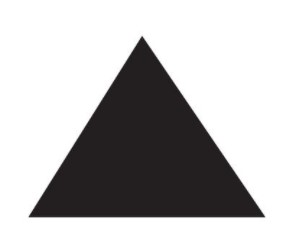
#> input picture Clase 7 - Extraccion de caracteristivas-Otras tecnicas/images/triangle.jpg, 292 x 251 px
$ jupyter execute --allow-errors clase7-estudiantes.ipynb   (older library calls are emulated)
#> lines starting #> are read from the running program, lines starting #| are printed output that depends on the picture; after the words box and inside, x2 and y2 are one past the last pixel; in counts of white or black regions, pixels touching at a corner belong together; long printed decimals are rounded
# Visión artificial aplicada a la industria
### Intecol SAS
## Clase 7: Momentos de Hu - Transformada de Fourier

[cell 1]
import matplotlib.pyplot as plt
def plot(imagen,color='white',title=None,cmapa='gray',pic = False,subplot  = (1,1,1),vmin = 0, vmax = 255):
    if pic == True:
        plt.figure(figsize=(15,8))
    plt.subplot(subplot[0],subplot[1],subplot[2])
    plt.axis('off')
    plt.imshow(imagen,cmap = cmapa,vmin = vmin, vmax = vmax)
    plt.title(title,color = color)

[cell 2]
import cv2
import numpy as np
from skimage import data
from math import sqrt,exp
import pandas as pd

## Breve repaso : Momentos

## Momentos de una imagen

Recordemos,La clase pasada se aprendio detectar los momentos de un objeto.
El momento es una distribucion de materia relativo a un punto o a un eje:
Definicion de momento crudo:

$
    M_{ij} = \sum\limits_x\sum\limits_y x^iy^j I(x,y),
$
donde $x,y$ son las filas y columnas e $I(x,y)$ es la intensidad del pixel en la fila $x$ y columna $y$.

Sin embargo se puede observar que el momento crudo es dependiente de la posicion $x$ y $y$

Si se desea que el momento del objeto sea independiente de la traslacion se puede hablar de los momentos de segundo orden o momentos centrales:

$
M_{pq} =
\sum\limits_x\sum\limits_y (x- \overline{x})^p * (y-\overline{y})^q I(x,y),
$

donde

$
    \overline{x} = \dfrac{M_{01}}{M_{00}}\qquad \overline{y} =\dfrac{M_{10}}{M_{00}},
$

donde $M_{00}= \sum\sum I(x,y)$ es la definición del área del objeto y $M_{01}  = \sum\sum xI(x,y)$, $M_{10}  = \sum\sum yI(x,y)$ son los momentos al rededor del eje $x,y$ respectivamente.

Sin embargo el momento central por su definicion es muy sensible a cambios como  rotacion, escalado o  refleccion.

Es aca donde entran los Momentos de hu , los cuales se utilizan frecuentemente para la extraccion de caracteristicas de forma:

Los momentos de Hu son invariantes a la rotacion , ** escalado ** y traslacion.

### ¿Como se implementa?

[cell 3]
filename = 'images/triangle.jpg'

im = cv2.imread(filename,cv2.IMREAD_GRAYSCALE)
#> im: shape (251, 292); min 19, max 255, mean 189.4

plt.imshow(im)

[cell 4]
# Calculate Moments

moments = cv2.moments(im)
#> moments = moments, m00 13880118, centre m10/m00, m01/m00 = (145.7, 114.2)
# Calculate Hu Moments
huMoments = cv2.HuMoments(moments)
#> huMoments = [0.00106, 3.99e-08, 2.57e-14, 1.36e-11, -8.01e-24, -2.7e-15, -4.24e-25]
print(huMoments)
#| [[ 1.06121052e-03]
#|  [ 3.99473447e-08]
#|  [ 2.56569040e-14]
#|  [ 1.35816535e-11]
#|  [-8.00611237e-24]
#|  [-2.70438218e-15]
#|  [-4.24428701e-25]]

$h[7]$ no es comparable en magnitud a $h[1]$ por ende hay que hacer una transformacion logaritmica

[cell 5]
momentos_hu_log = - np.sign(huMoments) * np.log(np.abs(huMoments))
#> momentos_hu_log = [6.85, 17.04, 31.29, 25.02, -53.18, -33.54, -56.12]
print(momentos_hu_log)
#| [[  6.848]
#|  [ 17.036]
#|  [ 31.294 ]
#|  [ 25.022]
#|  [-53.182]
#|  [-33.544]
#|  [-56.119]]

### Ejercicio:

Extraer cada una lista con los momentos de hu de cada uno de los objetos de la siguiente imagen y de manera analitica señalar en la tabla cuales elementos son iguales.(ojala no ver la imagen).

[cell 6]
img = cv2.imread('images/figuras.jpg',cv2.IMREAD_GRAYSCALE)
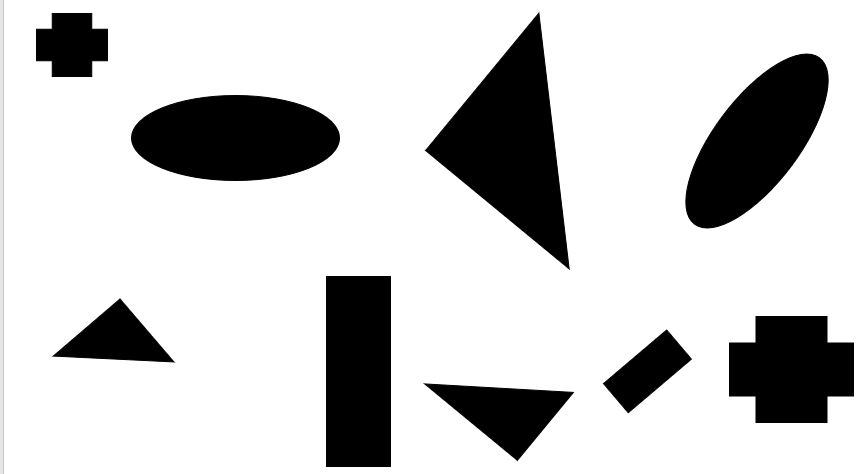
#> input picture Clase 7 - Extraccion de caracteristivas-Otras tecnicas/images/figuras.JPG, 858 x 474 px, found by its file name
#> img is the input picture: shape (474, 858); min 0, max 255, mean 202
# thresh = cv2.inRange(img, 0, 10)
_,thresh = cv2.threshold(img, 50, 255, cv2.THRESH_BINARY_INV)
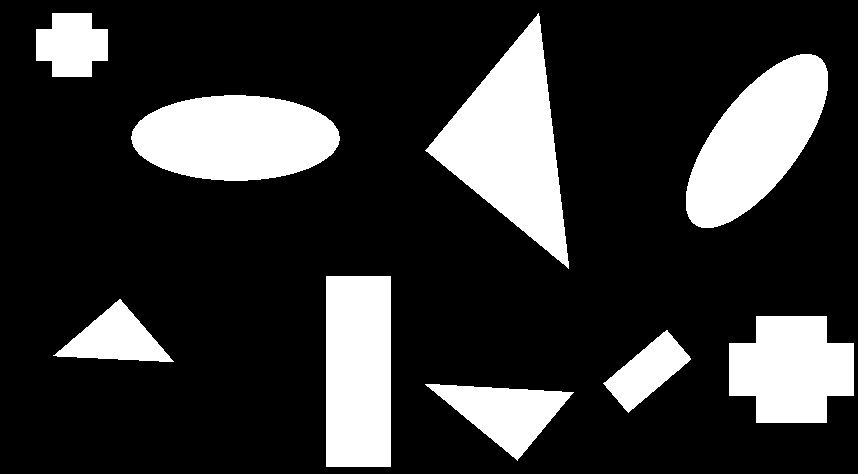
#> thresh: shape (474, 858); 20.5% white; 9 white regions, largest, box (x1, y1, x2, y2) and area: (425, 13, 569, 269) 16711, (131, 95, 340, 181) 14005, (686, 54, 828, 228) 13991
# getting the labels of the connected components
output = cv2.connectedComponentsWithStats(thresh, 4, cv2.CV_32S)
num_labels = output[0]
#> num_labels = 10
labels = output[1]
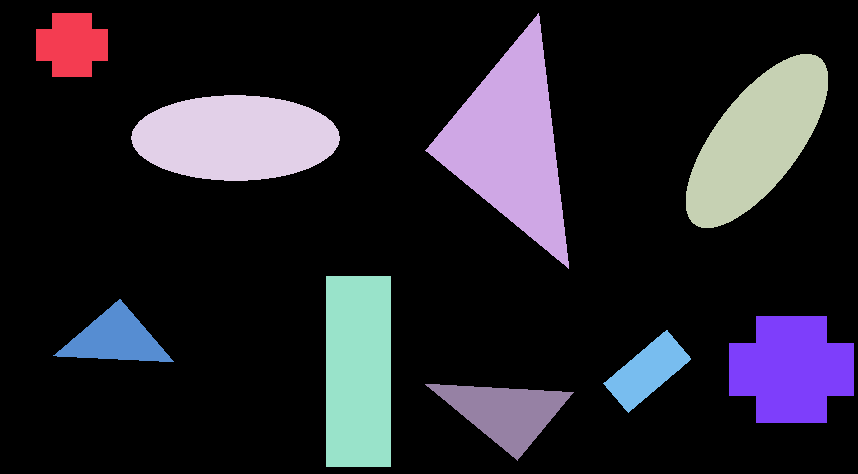
#> labels: shape (474, 858) int32; 10 distinct labels, from 0 to 9; one colour per label, 0 black
stats = output[2]
#> stats = [[0, 0, 858, 474, 323214], [36, 13, 72, 64, 3584], [425, 13, 144, 256, 16711], [686, 54, 142, 174, 13991], [131, 95, 209, 86, 14005], [326, 276, 65, 191, 12415], [53, 299, 121, 63, 3710], [729, 316, 125, 107, 10459], [603, 330, 88, 83, 3226], [425, 384, 149, 77, 5377]]
centroids = output[3]
#> centroids = [[413.5, 237], [71.5, 44.5], [510.8, 143.7], [756.5, 140.5], [235, 137.5], [358, 371], [115.2, 338.6], [791, 369], [647, 370.9], [504.6, 411.7]]
momentos_hu = []
dicts = {}

# for every component in the output image
for c in centroids[1:num_labels]:
    # Tu codigo aca
    hu = huMoments.reshape((1, 7)).tolist()[0]
    momentos_hu.append(hu)
#> this loop made 9 passes
#> after the loop, momentos_hu = 9 items

[cell 7]
cols = ["hu1", "hu2", "hu3", "hu4", "hu5", "hu6", "hu7"]
df = pd.DataFrame(momentos_hu, columns=cols)
#> df = table of 9 rows and 7 columns
df.head(10)
#> Out = table of 9 rows and 7 columns

### Circulos y lineas de HOUGH :

La transformada de Hough es un metodo de extracciond e caracteristicas para detectar formas sencillas tales como circulos y lineas en una imagen

Normalmente una linea puede ser denotada como $ Y = mx + b $ , pero en el espacio de HOUGH la misma representacion de la linea se puede obtener como m vs b, asi la caracterizacion de la imagen sera un simple punto(m,b) en el espacio de hough

[cell 8]
img = cv2.imread('images/ajedrez.jpg', cv2.IMREAD_COLOR)
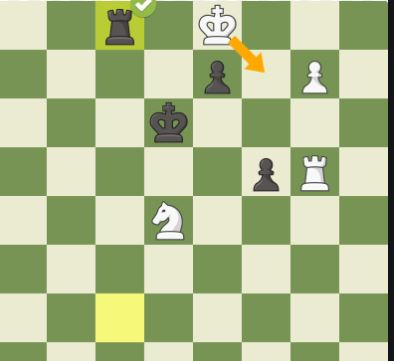
#> input picture Clase 7 - Extraccion de caracteristivas-Otras tecnicas/images/ajedrez.JPG, 394 x 361 px, found by its file name
#> img is the input picture: shape (361, 394, 3); mean B, G, R 141.7, 187, 173.8
# Convert the image to gray-scale
gray = cv2.cvtColor(img, cv2.COLOR_BGR2GRAY)
# Find the edges in the image using canny detector
edges = cv2.Canny(gray, 50, 200)
#> edges: shape (361, 394); 5.4% white in thin lines or dots
# Detect points that form a line
lines = cv2.HoughLinesP(edges, 1, np.pi/180, 50, minLineLength=10, maxLineGap=250)
#> lines = 18 rows, first 6: [0, 244, 387, 244], [144, 360, 144, 1], [0, 293, 387, 293], [0, 147, 387, 147], [339, 360, 339, 1], [0, 98, 387, 98]
# Draw lines on the image
for line in lines:
    x1, y1, x2, y2 = line[0]
    cv2.line(img, (x1, y1), (x2, y2), (255, 0, 0), 3)
#> this loop made 18 passes
#> (x1, y1, x2, y2) on passes 1 to 12: (0, 244, 387, 244), (144, 360, 144, 1), (0, 293, 387, 293), (0, 147, 387, 147), (339, 360, 339, 1), (0, 98, 387, 98), (0, 342, 387, 342), (192, 360, 192, 1), (241, 360, 241, 1), (0, 49, 387, 49), (46, 360, 46, 1), (290, 360, 290, 1)
#> img: shape (361, 394, 3); 19.99% of pixels changed, all inside (x1, y1, x2, y2) = (0, 0, 392, 361)
plt.imshow(img)

[cell 9]
img = cv2.imread('images/two_eyes.jpg')
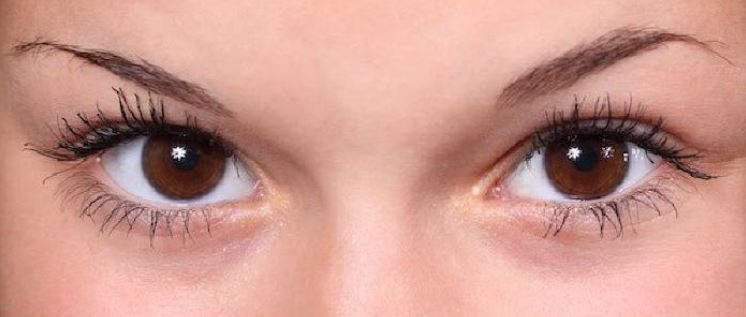
#> input picture Clase 7 - Extraccion de caracteristivas-Otras tecnicas/images/two_eyes.JPG, 746 x 317 px, found by its file name
#> img is the input picture: shape (317, 746, 3); mean B, G, R 142.2, 153.4, 204.6
gray = cv2.cvtColor(img, cv2.COLOR_RGB2GRAY)
#> gray: shape (317, 746)
output = img.copy()
edges = cv2.Canny(gray, 50, 200)
#> edges: shape (317, 746); 5.3% white in thin lines or dots, all inside (x1, y1, x2, y2) = (5, 24, 746, 253)
circles = cv2.HoughCircles(edges, cv2.HOUGH_GRADIENT, 1, img.shape[0]/2, param1=270, param2=30, minRadius=5, maxRadius=100)
#> circles = [[164.5, 141.5, 66.4], [564.5, 145.5, 81.8]]
# ensure at least some circles were found
if circles is not None:
	# convert the (x, y) coordinates and radius of the circles to integers
	circles = np.round(circles[0, :]).astype("int")
#> circles = [[164, 142, 66], [564, 146, 82]]
	# loop over the (x, y) coordinates and radius of the circles
	for (x, y, r) in circles:
		# draw the circle in the output image, then draw a rectangle
		# corresponding to the center of the circle
		cv2.circle(output, (x, y), r, (0, 255, 0), 4)
		cv2.rectangle(output, (x - 5, y - 5), (x + 5, y + 5), (0, 128, 255), -1)
#> this loop made 2 passes
#> output: shape (317, 746, 3); 2.06% of pixels changed, all inside (x1, y1, x2, y2) = (96, 62, 649, 231)
plt.imshow(output)

## Transformada de Fourier

El sonido que escuchamos , la musica, las voces y el sonido de fondo son el resultado de las vibraciones del tambor de nuestros oidos, estimulado por las ondas viajando a traveces del aire. esas vibraciones pueden ser mostradas  en reprensetancion de intensidad en una escala de tiempo , brindandonos una representacion visual del sonido:

Cualquier onda o funcion repetitiva se puede escribir como un conjunto de funciones seno de varias frecuencias y amplitudes. Este es el resultado del matematico frances Joseph Fourier. Cualquier señal escrita o constituida con ondas senosoidales, es conocida como la transformada de fourier de esa señal.  La transformada de fourier viene dada por :

y la transformada inversa viene dada por  :

Algunas transsformadas de fourier a funciones se observan a continuacion:

Se puede pensar de una imagen como una funcion que varia , sin embargo en vez de tiempo, la imagen varia a lo largo de un espacio de dos dimensiones. En una escala de frises que normalmente va desde 0 y 255 representando el nivel de gris del pixe. Asi la funcion de intensidad esta en funcion de las coordenadas horizontales y verticales. Por ende se puede pensar la imagne como una superficie ondulada , donde la altura de las "montañas" vienen dadas por el valor de intensidad del pixel,Como se muestra a continuacion:

De esta manera las imagenes tambien puede ser descritas como funciones sinusoidales dadas en 2 dimensiones utilizando la transformada de fourier *** Discreta *** en dos dimensiones :

Ejemplpos de transformadas de fourier:

Debido a que la transformada de fourier es una integral podemos aplicar transformaciones lineales tales como la suma y multiplicacion, como se observa a continuacion:

[cell 10]
import skimage

img = skimage.data.camera()
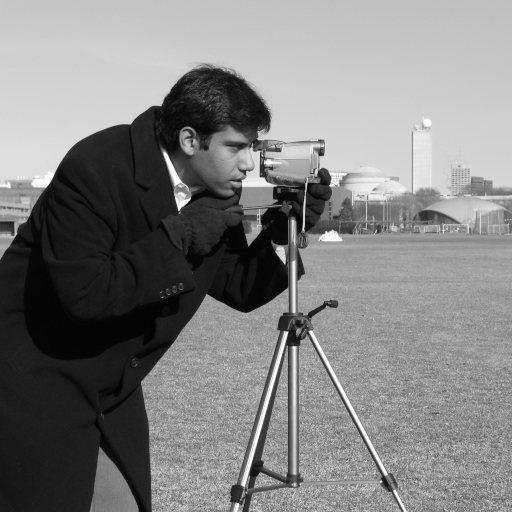
#> input picture skimage.data.camera(), 512 x 512 px
#> img is the input picture: shape (512, 512); min 0, max 255, mean 129.1
f = np.fft.fft2(img)
fshift = np.fft.fftshift(f)
magnitude_spectrum = 20*np.log(np.abs(fshift))
plt.figure(figsize=(20,10))
plt.subplot(311),plt.imshow(img, cmap = 'gray')
plt.title('Input Image'), plt.xticks([]), plt.yticks([])
plt.subplot(312),plt.imshow(magnitude_spectrum, cmap = 'gray')
plt.title('Magnitude Spectrum'), plt.xticks([]), plt.yticks([])
plt.subplot(313), plt.imshow(np.angle(fshift), "gray"), plt.title("Phase Angle")
plt.show()

[cell 11]
import skimage

f = np.fft.fft2(img)
fshift = np.fft.fftshift(f)
magnitude_spectrum = 20*np.log(np.abs(fshift))
angle = np.angle(fshift)
plt.figure(figsize=(20,10))
plt.subplot(311),plt.imshow(img, cmap = 'gray')
plt.title('Input Image'), plt.xticks([]), plt.yticks([])
plt.subplot(312),plt.imshow(magnitude_spectrum, cmap = 'gray')
plt.title('Magnitude Spectrum'), plt.xticks([]), plt.yticks([])
plt.subplot(313), plt.imshow(angle, "gray"), plt.title("Phase Angle")
plt.show()

[cell 12]
combined = np.multiply(np.abs(fshift), np.exp(1j*angle))

img_Combined = np.real(np.fft.ifft2(np.fft.ifftshift(combined)))

plt.imshow(img_Combined, cmap='gray')

## Ejercicio :

Implementar un filtro pasa bajas y un filtro pasa altas utilizando transformada de fourier

#> (a cell that did not finish here is left out)

[cell 14]
plt.figure(figsize=(6.4*5, 4.8*5), constrained_layout=False)

# img = cv2.imread("left01.jpg", 0)
plt.subplot(321), plt.imshow(img, "gray"), plt.title("Original Image")

original = np.fft.fft2(img)
plt.subplot(322), plt.imshow(np.log(1+np.abs(original)), "gray"), plt.title("Spectrum")

center = np.fft.fftshift(original)
plt.subplot(323), plt.imshow(np.log(1+np.abs(center)), "gray"), plt.title("Centered Spectrum")

#> (the rest of this cell did not finish here and is left out)

[cell 15]
original = np.fft.fft2(img)
center = np.fft.fftshift(original)
radio = 50
plt.figure(figsize=(6.4*5, 4.8*5), constrained_layout=False)

plt.subplot(321), plt.imshow(np.log(1+np.abs(center)), "gray"), plt.title("Spectrum")

#> (the rest of this cell did not finish here and is left out)

## Template Matching

Es una tecnica  para encontrar que son similares a un parche o una plantilla.Una plantilla es una imagen pequeña con ciertas caracteristicas. El objetivo es encontrar dicha plantilla en una porcion de la imagen grande.

Para lograrlo se deben definir 2 imagenes , La imagen fuente y la imagen plantilla.La idea aqui es encontrar regiones identicas de una imagen que empaten a la plantilla que se provee basado en un threshold. El threshold depende de la precision con la que se desea detectar la plantilla en la imagen fuente.

### Como funciona el matching:

La imagen de plantilla se mueve sobre la imagen de entrada (como una convolucion 2D). La plantilla y el parche de la imagen de entrada son comparadas. Si el resultado es mayor que un threshold , la porcion va a ser como detectada.

[cell 16]
img = cv2.imread('images/source_img.jpg',cv2.IMREAD_GRAYSCALE)
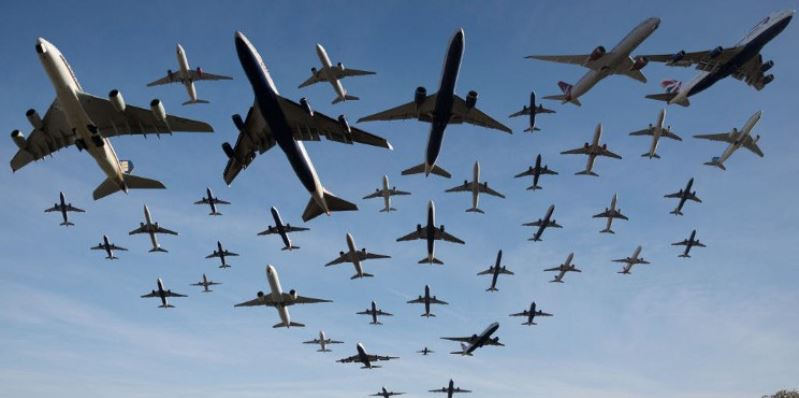
#> input picture Clase 7 - Extraccion de caracteristivas-Otras tecnicas/images/source_img.JPG, 799 x 398 px, found by its file name
#> img: shape (398, 799); min 0, max 255, mean 129.8
template= cv2.imread('images/template.jpg', 0)
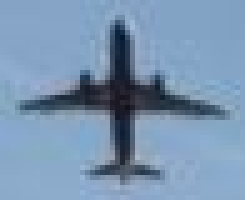
#> input picture Clase 7 - Extraccion de caracteristivas-Otras tecnicas/images/template.JPG, 49 x 40 px, found by its file name (shown 5 times larger)
#> template: shape (40, 49); min 18, max 182, mean 144.4

plt.figure(figsize=(20,10))
plt.subplot(211),plt.imshow(img, cmap = 'gray')
plt.title('Input Image')
plt.subplot(212),plt.imshow(template, cmap = 'gray')
plt.title('Template')
plt.show()

### El objeto mas parecido:

[cell 17]
height, width = template.shape[::]
#> height = 40; width = 49
res = cv2.matchTemplate(img, template, cv2.TM_SQDIFF)
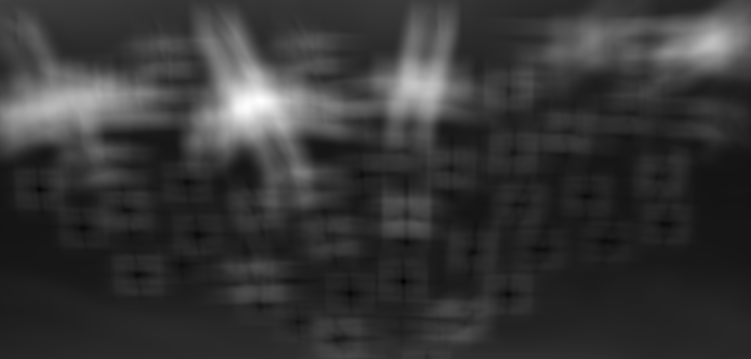
#> res: shape (359, 751) float32; min 33244, max 34122932, mean 7357453.5; drawn with min black and max white
# plt.imshow(res, cmap='gray')

min_val, max_val, min_loc, max_loc = cv2.minMaxLoc(res)
#> min_val = 33244; max_val = 34122932; min_loc = (403, 281); max_loc = (260, 100)

top_left = min_loc  #Change to max_loc for all except for TM_SQDIFF
#> top_left = (403, 281)
bottom_right = (top_left[0] + width, top_left[1] + height)
#> bottom_right = (452, 321)
cv2.rectangle(img, top_left, bottom_right, (255, 0, 0), 2)
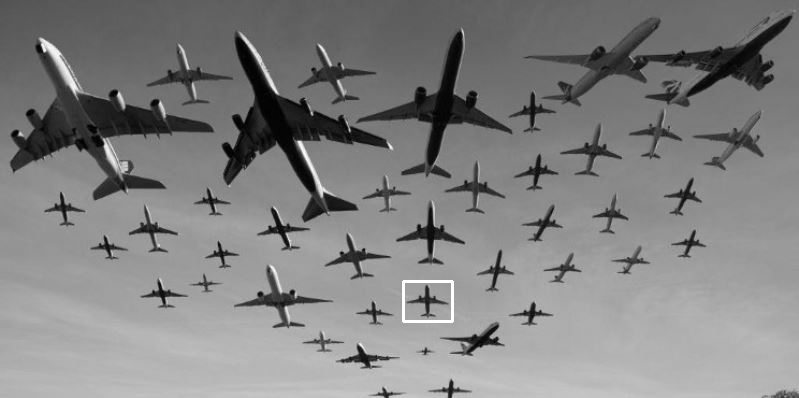
#> img: shape (398, 799); min 0, max 255, mean 129.9
plt.figure(figsize=(20,20))
plt.imshow(img,cmap = 'gray')
